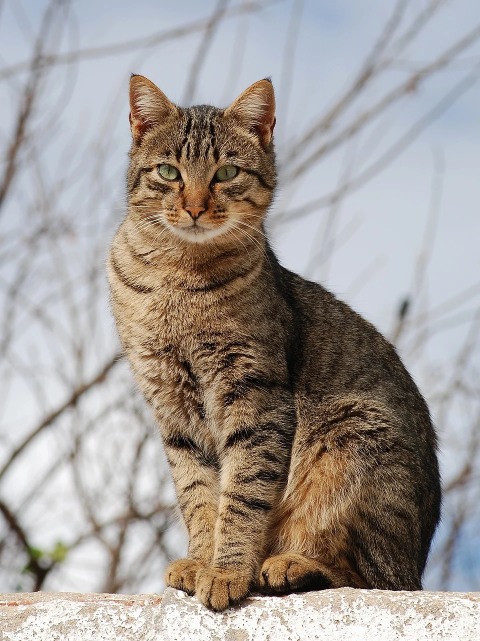
#> input picture 2025_H1/image.png, 960 x 1282 px, found by its file name (shown at 1/2 size)
$ python ascii.py
#> lines starting #> are read from the running program, lines starting #| are printed output that depends on the picture
#> in image_to_ascii_image, image is the input picture: PIL image 960x1282 RGB; mean R, G, B 161.7, 155.1, 150.4
from PIL import Image, ImageDraw, ImageFont

# Dense ASCII character set (from dark to light)
ASCII_CHARS = r"$@B%8&WM#*oahkbdpqwmZ0QLCJUYXzcvunxrjft/\|()1{}[]?-_+~<>i!lI;:,\"^`'. "


def resize_image(image, new_width, font_aspect_ratio=0.55):
    """Resize image preserving aspect ratio and accounting for font height/width ratio."""
#> called with new_width = 120, font_aspect_ratio = 0.55
    width, height = image.size
#> width = 960; height = 1282
    aspect_ratio = height / width
#> aspect_ratio = 1.34
    new_height = int(new_width * aspect_ratio * font_aspect_ratio)
#> new_height = 88
    return image.resize((new_width, new_height))
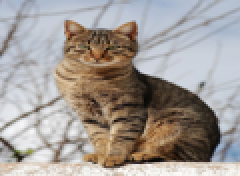
#> returned value: PIL image 120x88 RGB (shown 2 times larger); mean R, G, B 161.7, 155.1, 150.4


def to_grayscale(image):
    return image.convert("L")
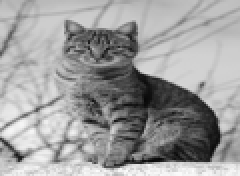
#> returned value: PIL image 120x88 L (shown 2 times larger); min 5, max 252, mean 156.5


def pixel_to_ascii(image):
    pixels = image.getdata()
    ascii_str = "".join(ASCII_CHARS[pixel * len(ASCII_CHARS) // 256] for pixel in pixels)
    return ascii_str


def ascii_to_image(ascii_str, width, font_path="C:/Windows/Fonts/consola.ttf", font_size=12, output_path="ascii_image.png"):
#> called with width = 120, font_path = 'C:/Windows/Fonts/consola.ttf', font_size = 10, output_path = '2025_H1/ascii_image.png'
    lines = [ascii_str[i : i + width] for i in range(0, len(ascii_str), width)]

    font = ImageFont.truetype(font_path, font_size)
    bbox = font.getbbox("A")
    char_width = bbox[2] - bbox[0]
    char_height = bbox[3] - bbox[1]

    img_width = char_width * width
    img_height = char_height * len(lines)

    img = Image.new("RGB", (img_width, img_height), color="white")
#> img: PIL image 840x616 RGB; every value is 255
    draw = ImageDraw.Draw(img)

    for i, line in enumerate(lines):
        draw.text((0, i * char_height), line, fill="black", font=font)

    img.save(output_path)
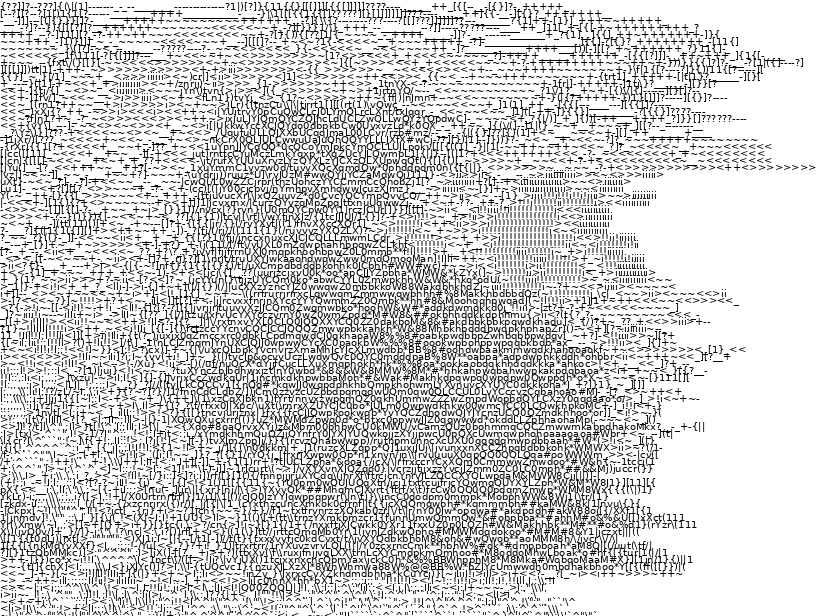
#> saved as ascii_image.png: PIL image 840x616 RGB; min 0, max 255, mean 207.5
    print(f"✅ ASCII image saved to: {output_path}")


def image_to_ascii_image(path, new_width=100, font_path="C:/Windows/Fonts/consola.ttf", font_size=12, output_path="ascii_image.png"):
    try:
        image = Image.open(path)
    except Exception as e:
        print(f"❌ Unable to open image: {e}")
        return

    resized = resize_image(image, new_width)
    grayscale = to_grayscale(resized)
    ascii_str = pixel_to_ascii(grayscale)
    ascii_to_image(ascii_str, new_width, font_path, font_size, output_path)


# Example usage
if __name__ == "__main__":
    image_path = r"2025_H1\image.png"
    image_to_ascii_image(
        image_path, new_width=120, font_path="C:/Windows/Fonts/consola.ttf", font_size=10, output_path="2025_H1/ascii_image.png"
    )
